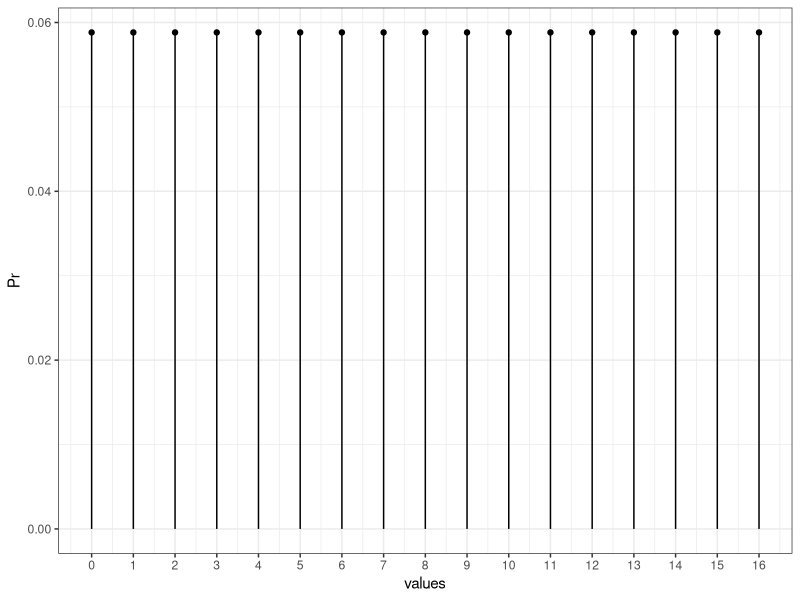
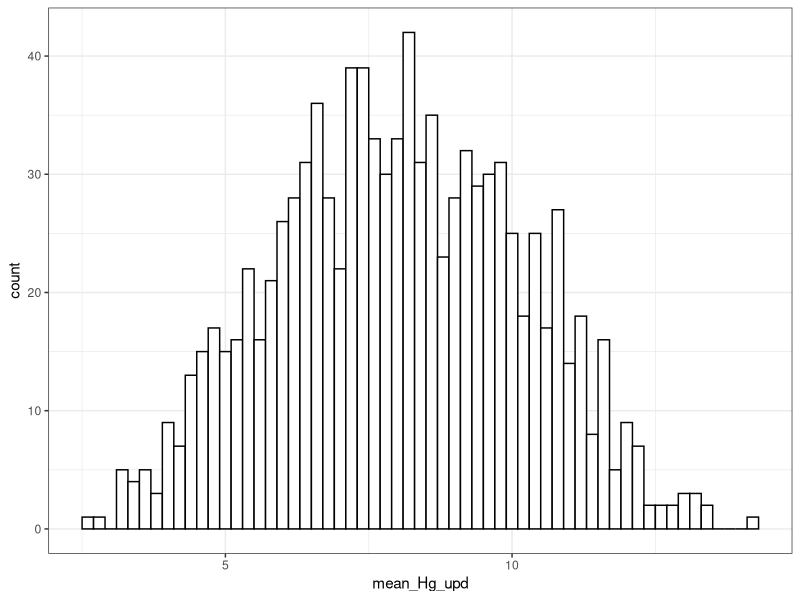

Source code (R) for these figures, in order:
## ---- chunk 1
knitr::opts_chunk$set(echo = TRUE)

library(tidyverse)

## ---- chunk 2

values <- 0:16 # Значения, которые может принимать прирост (случайная величина)
max_val <- max(values) # Максимальное значение случайной величины
Pr <- 1/length(values)  # Распределение в генеральной совокупности

df <- data.frame(values, Pr)

ggplot(df, aes(x=values, y=Pr)) +
  geom_point() + 
  geom_segment( aes(x=values, xend=values, y=0, yend=Pr)) +
  scale_x_continuous(breaks = values) +
  theme_bw()

## ---- chunk 3

true_mean <- sum(values*Pr) # Истинное среднее (математическое ожидание)

print(true_mean)

variance <- sum((values-true_mean)^2*Pr) # Дисперсия

print(variance)

standard_deviation <- sqrt(variance)

print(standard_deviation)

## ---- chunk 4

n_patients <- 5 # Количество добровольцев 

my_group_Hg_upd <- round(runif(n_patients, 0, max_val), 1) # Результаты добровольцев

print(my_group_Hg_upd)

sample_mean <- mean(my_group_Hg_upd)

print(sample_mean)

## ---- chunk 5

n_patients <- 5 # Количество добровольцев 

n_repeats <- 1000 # Количество повторений эксперимента

df_all_repeats <- data.frame(
  n_exp = rep(1:n_repeats, each = n_patients),
  ID =  rep(1:n_patients, n_repeats),
  Hg_upd = round(runif(n_repeats*n_patients, 0, max_val), 1)
)

## ---- chunk 6

df_sample_mean <- df_all_repeats %>% 
  group_by(n_exp) %>% 
  dplyr::summarise(mean_Hg_upd = mean(Hg_upd)) %>% 
  ungroup()

ggplot(df_sample_mean, aes(x = mean_Hg_upd)) +
  geom_histogram(color = 'black', fill = 'white', binwidth = 0.2) +
  theme_bw()

## ---- chunk 7

error <- sqrt( mean((df_sample_mean$mean_Hg_upd-true_mean)^2) )
print(error)

